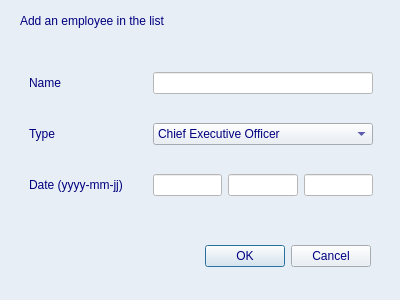
<?xml version="1.0" encoding="UTF-8"?>
<ui version="4.0">
 <class>EmployeeDialog</class>
 <widget class="QDialog" name="EmployeeDialog">
  <property name="geometry">
   <rect>
    <x>0</x>
    <y>0</y>
    <width>400</width>
    <height>300</height>
   </rect>
  </property>
  <property name="windowTitle">
   <string>Dialog</string>
  </property>
  <property name="styleSheet">
   <string notr="true">*{background:rgb(231, 238, 245);
color:rgb(0, 0, 127);

}
QMenuBar {
background-color: black;
color:white;
}
</string>
  </property>
  <widget class="QDialogButtonBox" name="buttonBox">
   <property name="geometry">
    <rect>
     <x>30</x>
     <y>240</y>
     <width>341</width>
     <height>32</height>
    </rect>
   </property>
   <property name="orientation">
    <enum>Qt::Horizontal</enum>
   </property>
   <property name="standardButtons">
    <set>QDialogButtonBox::Cancel|QDialogButtonBox::Ok</set>
   </property>
  </widget>
  <widget class="QWidget" name="gridLayoutWidget">
   <property name="geometry">
    <rect>
     <x>29</x>
     <y>49</y>
     <width>344</width>
     <height>171</height>
    </rect>
   </property>
   <layout class="QGridLayout" name="gridLayout">
    <item row="3" column="2">
     <widget class="QLineEdit" name="lineEdit_year">
      <property name="styleSheet">
       <string notr="true">background-color:white;</string>
      </property>
     </widget>
    </item>
    <item row="1" column="0">
     <widget class="QLabel" name="label_name">
      <property name="text">
       <string>Name</string>
      </property>
     </widget>
    </item>
    <item row="2" column="0">
     <widget class="QLabel" name="label_type">
      <property name="text">
       <string>Type</string>
      </property>
     </widget>
    </item>
    <item row="3" column="0">
     <widget class="QLabel" name="label_date">
      <property name="text">
       <string>Date (yyyy-mm-jj) </string>
      </property>
     </widget>
    </item>
    <item row="1" column="1" rowspan="3">
     <spacer name="verticalSpacer">
      <property name="orientation">
       <enum>Qt::Vertical</enum>
      </property>
      <property name="sizeHint" stdset="0">
       <size>
        <width>20</width>
        <height>40</height>
       </size>
      </property>
     </spacer>
    </item>
    <item row="3" column="3">
     <widget class="QLineEdit" name="lineEdit_month">
      <property name="styleSheet">
       <string notr="true">background-color:white;</string>
      </property>
     </widget>
    </item>
    <item row="3" column="4">
     <widget class="QLineEdit" name="lineEdit_day">
      <property name="styleSheet">
       <string notr="true">background-color:white;</string>
      </property>
     </widget>
    </item>
    <item row="2" column="2" colspan="3">
     <widget class="QComboBox" name="comboBox_type">
      <item>
       <property name="text">
        <string>Chief Executive Officer</string>
       </property>
      </item>
      <item>
       <property name="text">
        <string>Duty Coordinator</string>
       </property>
      </item>
      <item>
       <property name="text">
        <string>Project Manager</string>
       </property>
      </item>
      <item>
       <property name="text">
        <string>Developer</string>
       </property>
      </item>
     </widget>
    </item>
    <item row="1" column="2" colspan="3">
     <widget class="QLineEdit" name="lineEdit_name">
      <property name="styleSheet">
       <string notr="true">background-color:white;</string>
      </property>
     </widget>
    </item>
   </layout>
  </widget>
  <widget class="QLabel" name="label_instructions">
   <property name="geometry">
    <rect>
     <x>20</x>
     <y>10</y>
     <width>191</width>
     <height>21</height>
    </rect>
   </property>
   <property name="text">
    <string>Add an employee in the list</string>
   </property>
  </widget>
 </widget>
 <resources/>
 <connections>
  <connection>
   <sender>buttonBox</sender>
   <signal>accepted()</signal>
   <receiver>EmployeeDialog</receiver>
   <slot>accept()</slot>
   <hints>
    <hint type="sourcelabel">
     <x>248</x>
     <y>254</y>
    </hint>
    <hint type="destinationlabel">
     <x>157</x>
     <y>274</y>
    </hint>
   </hints>
  </connection>
  <connection>
   <sender>buttonBox</sender>
   <signal>rejected()</signal>
   <receiver>EmployeeDialog</receiver>
   <slot>reject()</slot>
   <hints>
    <hint type="sourcelabel">
     <x>316</x>
     <y>260</y>
    </hint>
    <hint type="destinationlabel">
     <x>286</x>
     <y>274</y>
    </hint>
   </hints>
  </connection>
 </connections>
</ui>
